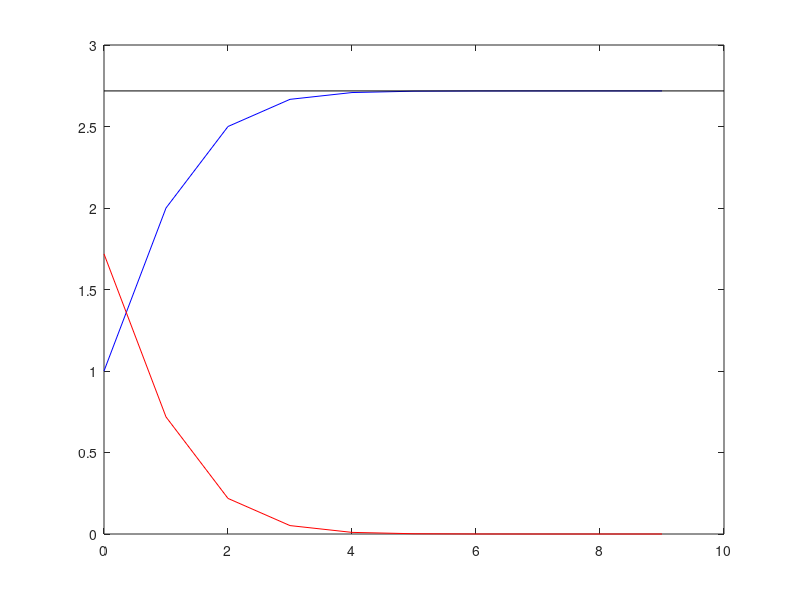
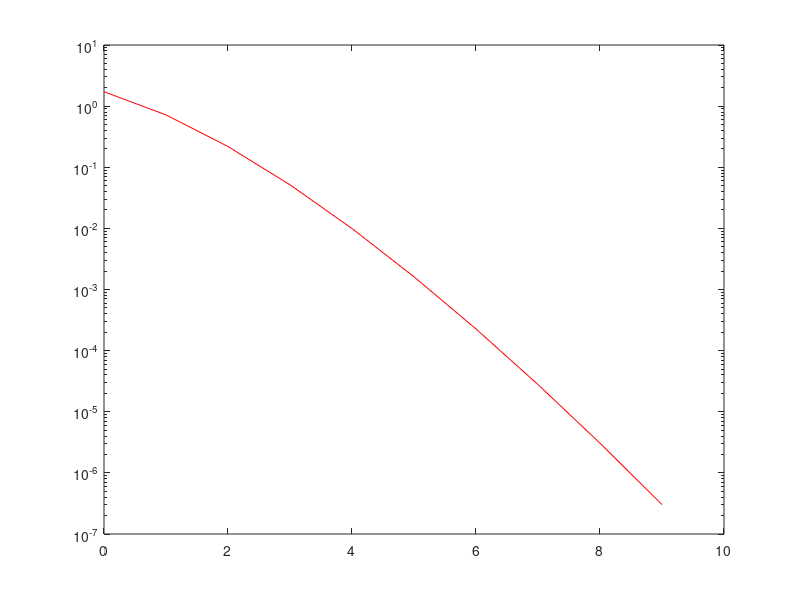

Reproduce these figures in MATLAB, in order.
% (1)
clear all;
close all;
imax = 5;
sum = 0;
for i = 0 : imax - 1;
    sum = sum + 1 / factorial(i);
end
sum

% (2)
clear all;
close all;
imax = 10;
seikai = exp(1);
y(1) = 1 / factorial(0);
error(1) = abs(seikai - y(1));
for i = 2 : imax;
    y(i) = y(i - 1) + 1 / factorial(i - 1);
    error(i) = abs(seikai - y(i));
end
k = 0 : imax - 1;
figure(1);
plot(k, y, 'b', k, error, 'r', [0, imax], [seikai, seikai], 'k');
figure(2);
semilogy(k, error, 'r');

% (3)
format long;
y(imax)
seikai
format short;
